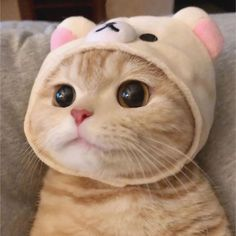
#> input picture image/cat.jpg, 236 x 236 px, found by its file name
$ python PIL_image.py
#> lines starting #> are read from the running program, lines starting #| are printed output that depends on the picture
from PIL import Image
from PIL import ImageFilter

img = Image.open("C:/likelion/image/cat.jpg")
#> img is the input picture: PIL image 236x236 RGB; mean R, G, B 161, 133.4, 112.6

# 이미지 크기 변경 + 파일로 저장
resize_img = img.resize((300, 300))  # 인자값은 튜플 자료형, 원본 이미지 사이즈는 236 x 236
resize_img.save("C:/likelion/image/resize_cat.jpg")

# 이미지 45도 회전 + 파일로 저장
rotate_img = img.rotate(45)
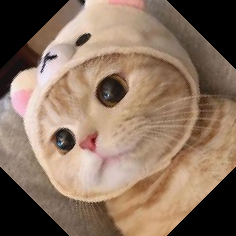
#> rotate_img: PIL image 236x236 RGB; mean R, G, B 138.3, 114.8, 96.6
rotate_img.save("C:/likelion/image/rotate_cat.jpg")

# 이미지 필터 사용해서 블러 처리 + 파일로 저장
blur_img = img.filter(ImageFilter.BLUR)
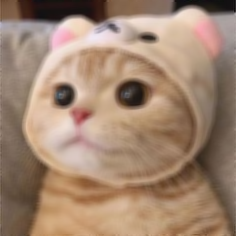
#> blur_img: PIL image 236x236 RGB; mean R, G, B 161.1, 133.5, 112.7
blur_img.save("C:/likelion/image/blur_cat.jpg")

# 새로운 컬러 이미지 생성 후, 앞에서 저장한 3개의 이미지 모두 합치기
new_img = Image.new("RGB", (img.size[0] + 300, img.size[1] + 300), (255, 229, 198))
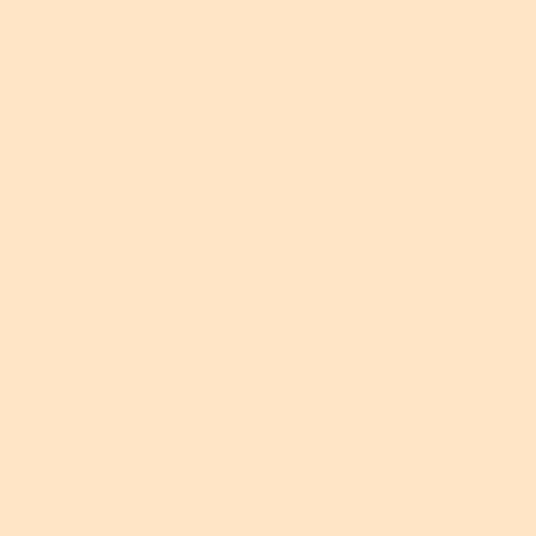
#> new_img: PIL image 536x536 RGB; mean R, G, B 255, 229, 198
# 파라미터는 (mode, size, color)
# size = (원본 이미지의 가로 사이즈 + 크기 변경한 이미지의 가로 사이즈, 원본 이미지 세로 사이즈 + 크기 변경한 이미지의 세로 사이즈)
new_img.paste(resize_img, (0, 0))  # 왼쪽 상단에 붙이기
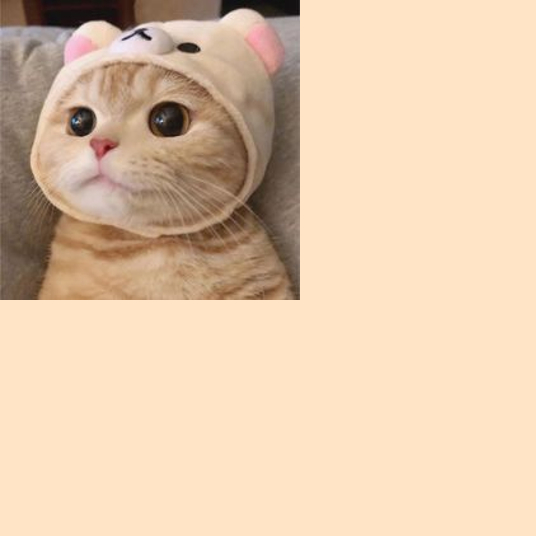
#> new_img: PIL image 536x536 RGB; mean R, G, B 225.6, 199.1, 171.2
new_img.paste(rotate_img, (resize_img.size[0], 0))  # resize_img의 가로가 끝나는 위치에 갖다 붙이기
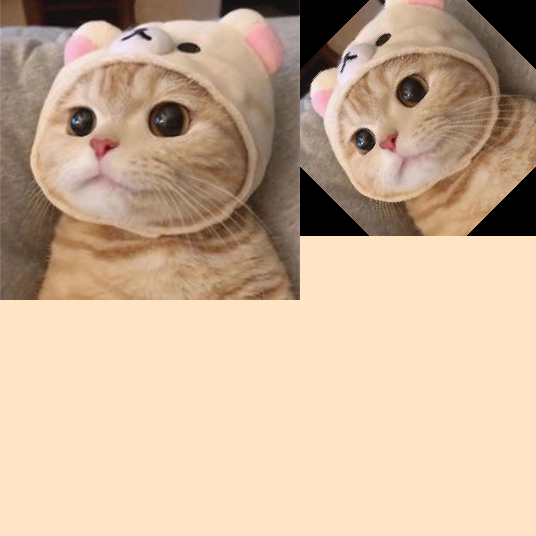
#> new_img: PIL image 536x536 RGB; mean R, G, B 202.9, 176.9, 151.6
new_img.paste(blur_img, (0, resize_img.size[1]))  # 왼쪽 아래(resize_img의 세로가 끝나는 위치)에 붙이기
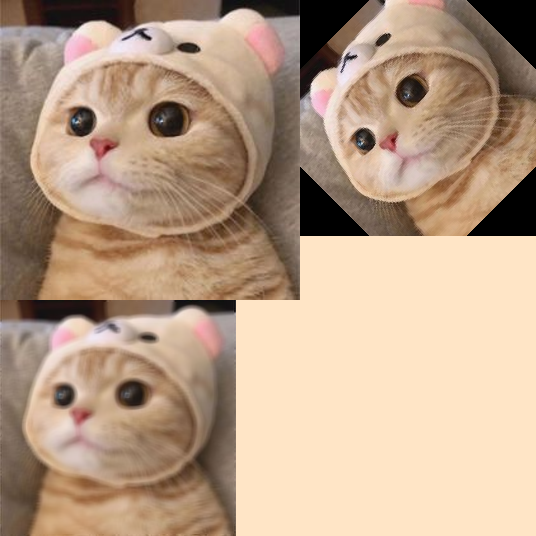
#> new_img: PIL image 536x536 RGB; mean R, G, B 184.7, 158.4, 135
new_img.show()  # 이미지 보이기
